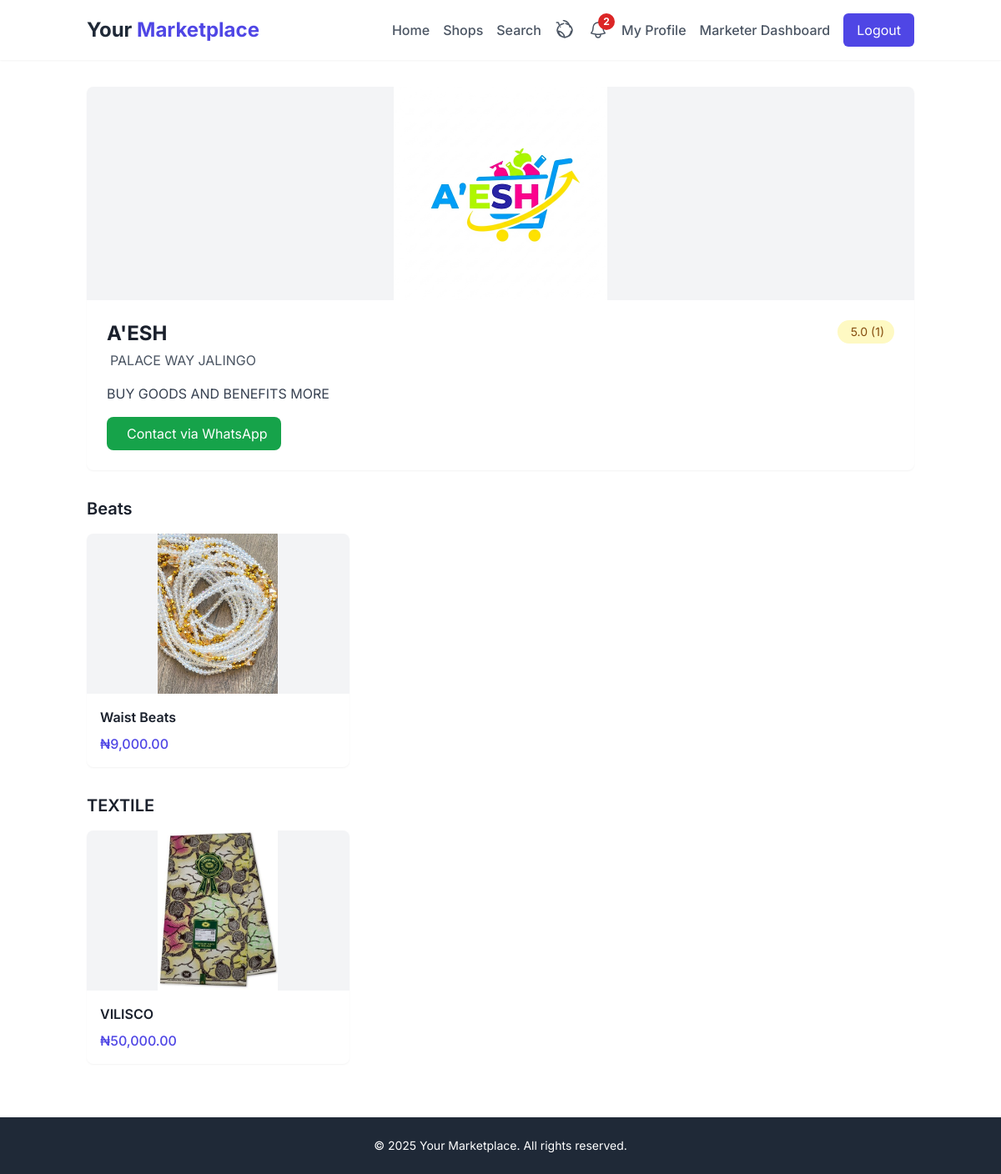
/shops/1 (signed in), run on the app's committed database.
### app/models.py (models this page shows, shortened)
class Shop(db.Model):
    id = db.Column(db.Integer, primary_key=True)
    name = db.Column(db.String(100), nullable=False)
    description = db.Column(db.Text)
    location = db.Column(db.String(100))
    whatsapp_number = db.Column(db.String(20))
    logo = db.Column(db.String(100), nullable=True)
    user_id = db.Column(db.Integer, db.ForeignKey('user.id'))
    created_at = db.Column(db.DateTime, default=datetime.utcnow)
    products = db.relationship('Product', backref='shop', lazy='dynamic')
    ratings = db.relationship('Rating', backref='shop', lazy='dynamic')
    order_items = db.relationship('OrderItem', backref='shop_ordered', lazy='dynamic')
    def formatted_whatsapp(self):
        if self.whatsapp_number:
            number = ''.join(filter(str.isdigit, self.whatsapp_number))
            if not number.startswith('234') and len(number) == 10:
                return '234' + number[1:]
            return number
        return ''
    def average_rating(self):
        ratings = [rating.value for rating in self.ratings]
        return round(sum(ratings) / len(ratings), 2) if ratings else 0
    __table_args__ = (
        db.UniqueConstraint('name', 'user_id', name='unique_shop_per_user'),
    )

class Category(db.Model):
    id = db.Column(db.Integer, primary_key=True)
    name = db.Column(db.String(50), nullable=False)
    shop_id = db.Column(db.Integer, db.ForeignKey('shop.id'), nullable=True)
    products = db.relationship('Product', backref='category', lazy='dynamic')
    __table_args__ = (
        db.UniqueConstraint('name', 'shop_id', name='unique_category_per_shop'),
    )

class Product(db.Model):
    id = db.Column(db.Integer, primary_key=True)
    name = db.Column(db.String(100), nullable=False)
    description = db.Column(db.Text)
    price = db.Column(db.Float)
    image = db.Column(db.String(100), nullable=True)
    is_active = db.Column(db.Boolean, default=True)
    shop_id = db.Column(db.Integer, db.ForeignKey('shop.id'))
    category_id = db.Column(db.Integer, db.ForeignKey('category.id'), nullable=True)
    created_at = db.Column(db.DateTime, default=datetime.utcnow)
    ratings = db.relationship('Rating', backref='product', lazy='dynamic')
    order_items = db.relationship('OrderItem', backref='product_ordered', lazy='dynamic')
    def formatted_price(self):
        return f"₦{self.price:,.2f}" if self.price else "₦0.00"

### app/customer.py (the view)
@bp.route('/shops/<int:shop_id>')
def shop_detail(shop_id):
    shop = Shop.query.get_or_404(shop_id)
    categories = Category.query.filter_by(shop_id=shop.id).all()
    products_by_category = {}
    for category in categories:
        products = Product.query.filter_by(shop_id=shop.id, category_id=category.id, is_active=True).all()
        if products:
            products_by_category[category.name] = products
    uncategorized = Product.query.filter_by(shop_id=shop.id, category_id=None, is_active=True).all()
    if uncategorized:
        products_by_category['Uncategorized'] = uncategorized
    avg_rating = shop.average_rating()
    rating_count = shop.ratings.count()
    return render_template('customer/shop_detail.html',
                         shop=shop,
                         products_by_category=products_by_category,
                         products_count=Product.query.filter_by(shop_id=shop.id, is_active=True).count(),
                         avg_rating=avg_rating,
                         rating_count=rating_count)

### app/models.py (called while the page is built)
@login.user_loader
def load_user(id):
    return User.query.get(int(id))

### app/templates/customer/shop_detail.html (shortened to what this page needs)
{% extends "base.html" %}
{% block content %}
  <div class="bg-white rounded-lg shadow-sm overflow-hidden mb-8">
    <div class="h-64 bg-gray-100 flex items-center justify-center">
      {% if shop.logo %}
        <img src="{{ url_for('static', filename='uploads/' + shop.logo) }}" alt="{{ shop.name }}" class="h-full object-cover">
      {% else %}
        <i class="fas fa-store text-6xl text-gray-400"></i>
      {% endif %}
    </div>
    <div class="p-6">
      <div class="flex justify-between items-start">
        <div>
          <h1 class="text-2xl font-bold">{{ shop.name }}</h1>
          <p class="text-gray-600 mt-1">
             {{ shop.location }}
          </p>
        </div>
        <div class="flex items-center">
          <div class="bg-yellow-100 text-yellow-800 px-3 py-1 rounded-full text-sm">
             {{ avg_rating|round(1) }} ({{ rating_count }})
          </div>
        </div>
      </div>
      <p class="mt-4 text-gray-700">{{ shop.description }}</p>
      <a href="https://wa.me/234{{ shop.formatted_whatsapp() }}"
         class="mt-4 inline-block bg-green-600 text-white px-4 py-2 rounded-lg hover:bg-green-700">
         Contact via WhatsApp
      </a>
    </div>
  </div>
  {% for category_name, products in products_by_category.items() %}
    <div class="mb-8">
      <h2 class="text-xl font-semibold mb-4">{{ category_name }}</h2>
      <div class="grid grid-cols-1 sm:grid-cols-2 lg:grid-cols-3 gap-6">
        {% for product in products %}
          <a href="{{ url_for('customer.product_detail', product_id=product.id) }}" class="bg-white rounded-lg shadow-sm overflow-hidden hover:shadow-md transition-shadow">
            <div class="h-48 bg-gray-100 flex items-center justify-center">
              {% if product.image %}
                <img src="{{ url_for('static', filename='uploads/' + product.image) }}" class="h-full object-cover">
              {% else %}
                <i class="fas fa-box text-4xl text-gray-400"></i>
              {% endif %}
            </div>
            <div class="p-4">
              <h3 class="font-semibold">{{ product.name }}</h3>
              <p class="text-indigo-600 font-medium mt-2">{{ product.formatted_price() }}</p>
            </div>
          </a>
        {% endfor %}
      </div>
    </div>
  {% endfor %}
{% endblock %}

### app/templates/base.html (style rules this page uses)
body { font-family: 'Inter', sans-serif; color: #1a202c; @apply bg-gray-50; }

### data on the page
Shop: logo (picture), name "A'ESH", location "PALACE WAY JALINGO", description "BUY GOODS AND BENEFITS MORE"
Category: name "Beats"
Product: image (picture), name "Waist Beats", formatted_price "₦9,000.00"
Category: name "TEXTILE"
Product: image (picture), name "VILISCO", formatted_price "₦50,000.00"

### other printed values
{{ current_user.notifications.filter_by(is_read=False).count() }} "2"
{{ avg_rating|round(1) }} "5.0"
{{ rating_count }} "1"
{{ moment().format('YYYY') }} "2025"
